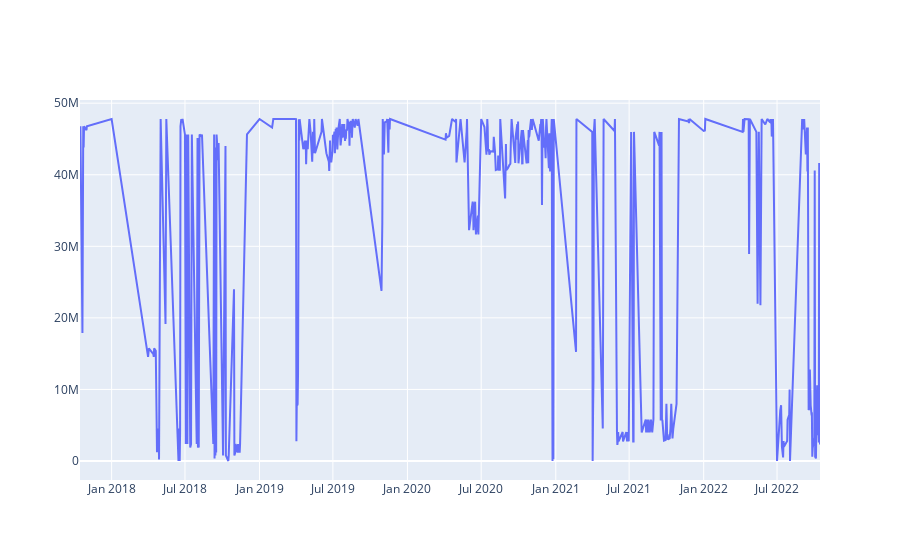

Here is the notebook cell this chart was saved with:
### Code cell
plotly_plot_values(storage_in_firm_availible, 'scatter')

### Figure 1 — Plotly figure (JSON) as saved in the notebook; plotly's stock layout.template omitted (floating-point values rounded to 4 significant figures; data arrays with more than 128 entries replaced by an {"elided": "..."} marker saying what was removed)
{"data": [{"type": "scatter", "x": {"elided": "433 str values"}, "xaxis": "x", "y": {"elided": "433 int values"}, "yaxis": "y"}], "layout": {"xaxis": {"anchor": "y", "domain": [0, 1]}, "yaxis": {"anchor": "x", "domain": [0, 1]}}}
